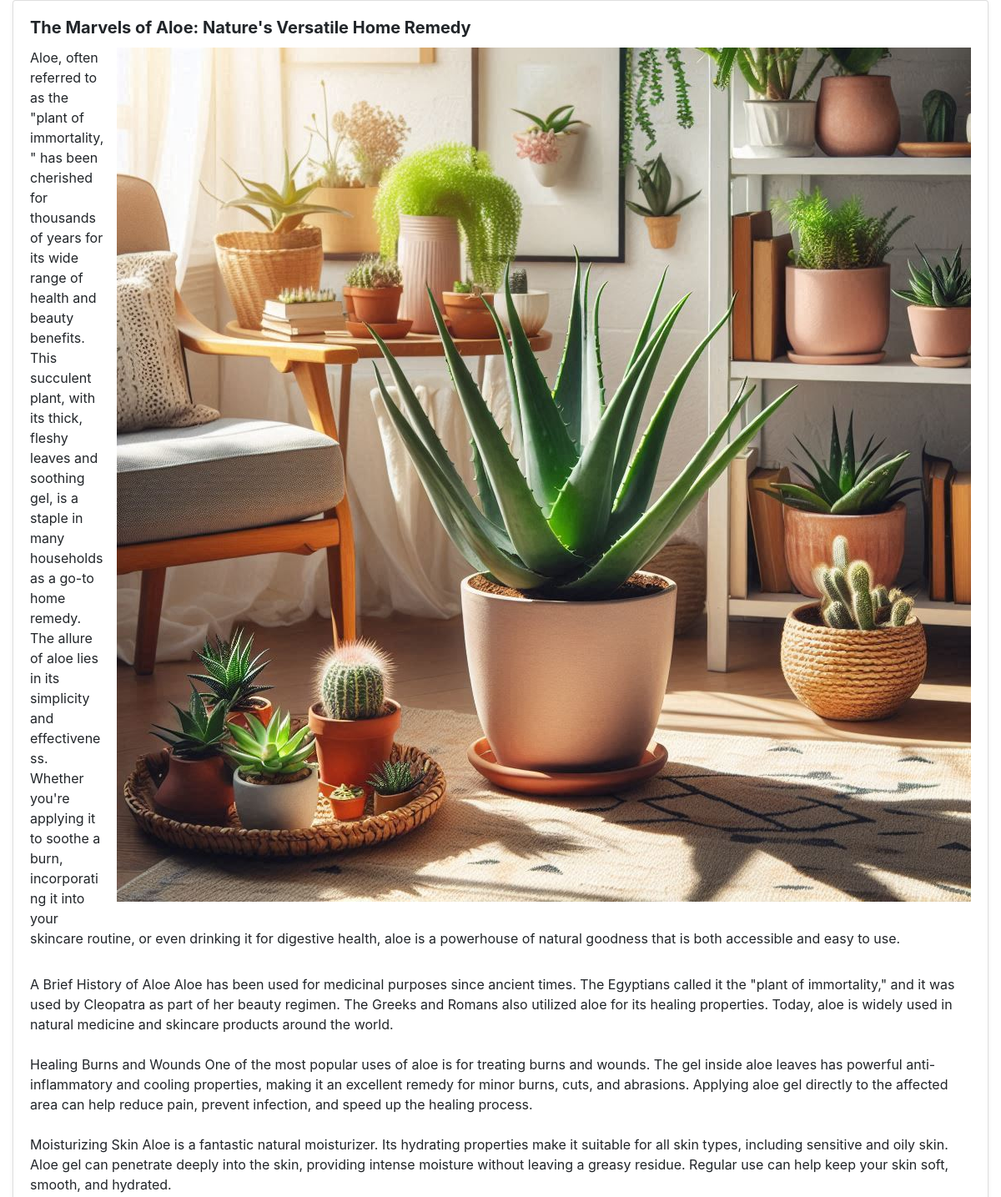
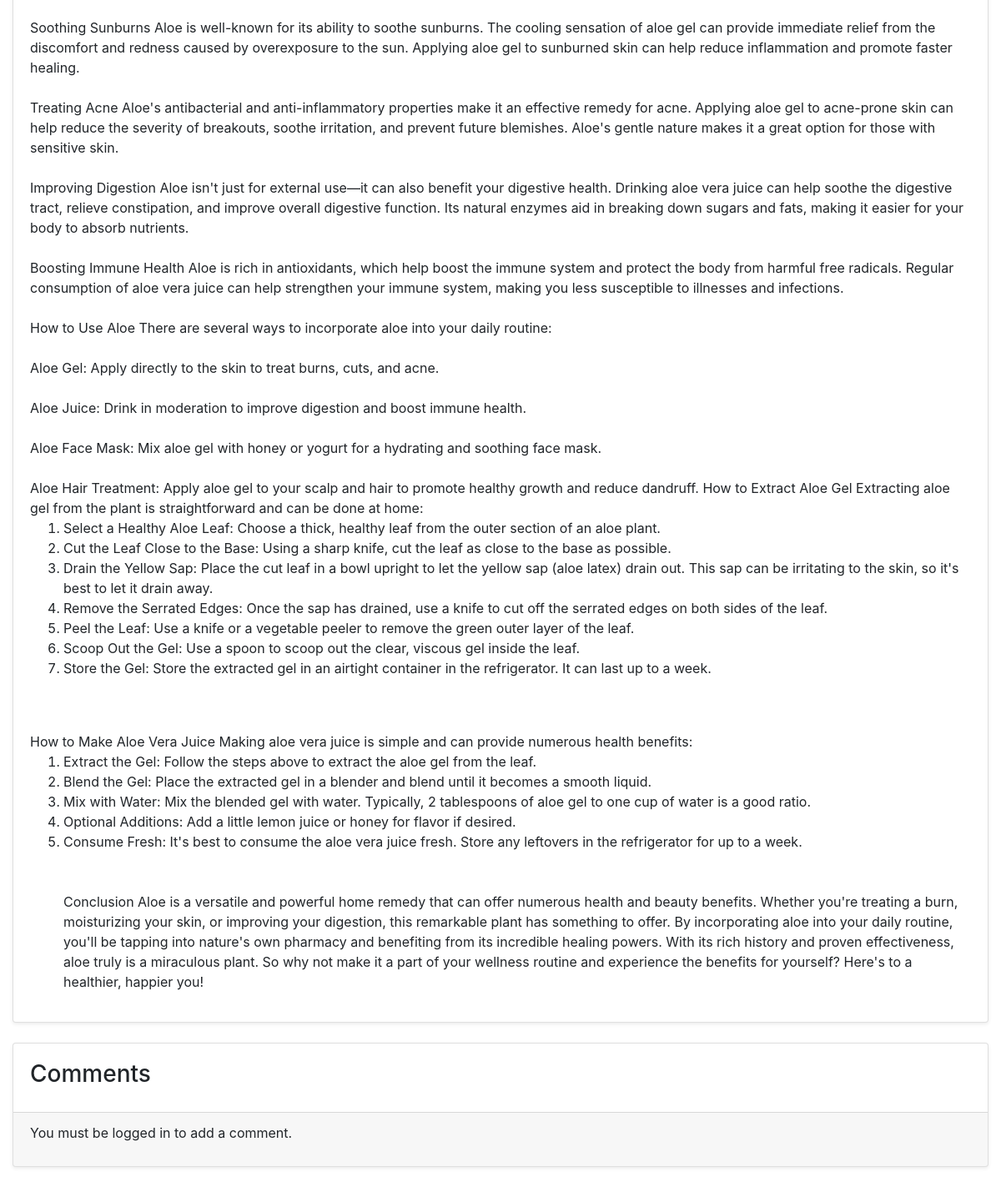
The app's page /post/2/ with its own data (2 pictures, top to bottom).
### blog/models.py (models this page shows, shortened)
class Post(models.Model):
    title = models.CharField(max_length=200)
    content = models.TextField()
    summary = models.TextField(blank=True, null=True)
    date_posted = models.DateTimeField(auto_now_add=True)
    likes = models.IntegerField(default=0)

class Image(models.Model):
    post = models.ForeignKey(Post, on_delete=models.CASCADE, related_name='images')
    image = models.ImageField(upload_to='images/')
    position = models.CharField(max_length=20, choices=[('left', 'Left'), ('right', 'Right'), ('center', 'Center')], default='center')
    text_wrap = models.TextField(blank=True, null=True)

### blog/views.py (the view)
# urls.py: path('post/<int:post_id>/', views.post_detail, name='post-detail'),
def post_detail(request, post_id):
    post = get_object_or_404(Post, id=post_id)
    comments = post.comments.all()
    if request.method == 'POST':
        form = CommentForm(request.POST)
        if form.is_valid():
            comment = form.save(commit=False)
            comment.post = post
            comment.author = request.user
            comment.save()
            return redirect('post-detail', post_id=post_id)
    else:
        form = CommentForm()
    return render(request, 'blog/post_detail.html', {'post': post, 'comments': comments, 'form': form})

### blog/templates/blog/post_detail.html (shortened to what this page needs)
{% extends "blog/base.html" %}
{% block content %}
<div class="card mb-4 shadow-sm">
    <div class="card-body">
        <h2 class="card-title">{{ post.title }}</h2>
        <div class="card-text">
            {% for image in post.images.all %}
            <div class="img-container img-{{ image.position }}">
                <img src="{{ image.image.url }}" class="img-fluid img-{{ image.position }}" alt="Image for {{ post.title }}">
                <p>{{ image.text_wrap }}</p>
            </div>
            {% endfor %}
            {{ post.content|safe }}
        </div>
    </div>
</div>
<div class="card mb-4 shadow-sm">
    <div class="card-body">
        <h3>Comments</h3>
    </div>
    <div class="card-footer">
        {% if user.is_authenticated %}
        <form method="post">
            {% csrf_token %}
            {{ form.as_p }}
            <button type="submit" class="btn btn-primary">Add Comment</button>
        </form>
        {% else %}
        <p>You must be logged in to add a comment.</p>
        {% endif %}
    </div>
</div>
{% endblock %}

### blog/static/blog/styles.css (style rules this page uses)
.img-right { float: right; margin-left: 15px; margin-bottom: 15px; max-width: 100%; }
.img-container { overflow: hidden; width: 100%; }
body { font-family: 'Arial', sans-serif; }
.card { border: none; }
.card-title { font-size: 1.25rem; font-weight: bold; }

### records on screen
Post: title "The Marvels of Aloe: Nature's Versatile Home Remedy", content "A Brief History of Aloe Aloe has been used for medicinal purposes since ancient times. The Egyptians called it the \"plant of immortality,\" and it was used by Cleopatra as part of her beauty regimen. The Greeks and Romans also utilized aloe for its healing properties. Today, aloe is widely used in natural medicine and skincare products around the world. Healing Burns and Wounds One of the most popular uses of aloe is for treating burns and wounds. The gel inside aloe leaves has powerful anti-inflammatory and cooling properties, making it an excellent remedy for minor burns, cuts, and abrasions. Applying aloe gel directly to the affected area can help reduce pain, prevent infection, and speed…"
Image: image (picture), text_wrap "Aloe, often referred to as the \"plant of immortality,\" has been cherished for thousands of years for its wide range of health and beauty benefits. This succulent plant, with its thick, fleshy leaves and soothing gel, is a staple in many households as a go-to home remedy. The allure of aloe lies in its simplicity and effectiveness. Whether you're applying it to soothe a burn, incorporating it into your skincare routine, or even drinking it for digestive health, aloe is a powerhouse of natural goodness that is both accessible and easy to use."
